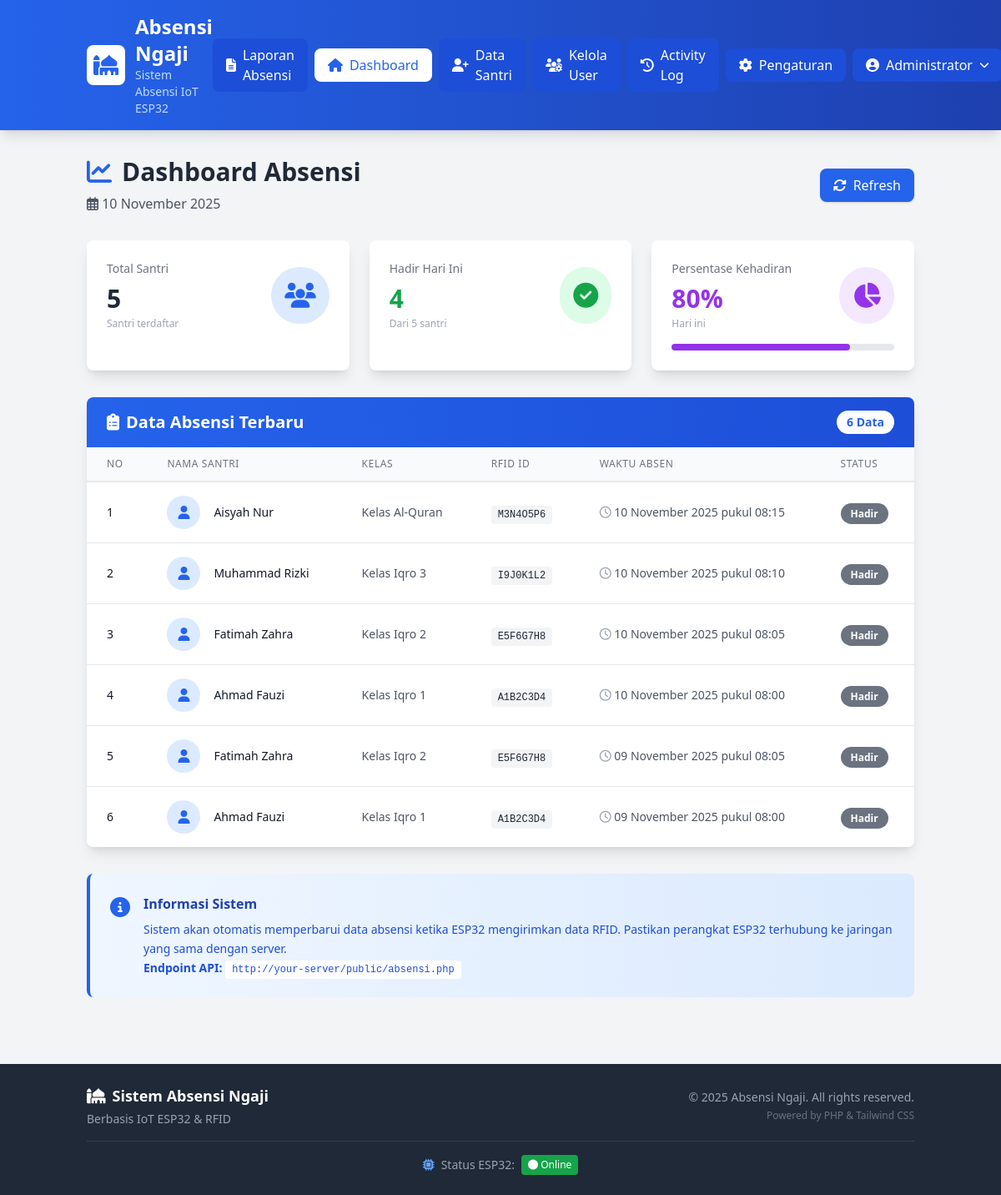
The page /public/index.php (signed in) on the database its author committed.
### tables this page shows
CREATE TABLE IF NOT EXISTS absensi (
        id INT AUTO_INCREMENT PRIMARY KEY,
        rfid_id VARCHAR(50) NOT NULL,
        waktu_absen DATETIME NOT NULL,
        status ENUM('Hadir', 'Tidak Hadir', 'Izin', 'Sakit') DEFAULT 'Hadir',
        keterangan TEXT,
        created_at TIMESTAMP DEFAULT CURRENT_TIMESTAMP,
        FOREIGN KEY (rfid_id) REFERENCES santri(rfid_id) ON DELETE CASCADE ON UPDATE CASCADE
    );

CREATE TABLE IF NOT EXISTS santri (
    id INT AUTO_INCREMENT PRIMARY KEY,
    nama_santri VARCHAR(100) NOT NULL,
    rfid_id VARCHAR(50) UNIQUE NOT NULL,
    username VARCHAR(50) UNIQUE,
    password VARCHAR(255),
    kelas VARCHAR(50) DEFAULT 'Umum',
    keterangan TEXT,
    status ENUM('aktif', 'nonaktif') DEFAULT 'aktif',
    created_at TIMESTAMP DEFAULT CURRENT_TIMESTAMP,
    updated_at TIMESTAMP DEFAULT CURRENT_TIMESTAMP ON UPDATE CURRENT_TIMESTAMP
);

### public/index.php (the view, shortened to what this page needs)
<?php
include '../config/database.php';
include '../includes/functions.php';
$totalSantri = getTotalSantri($conn);
$totalAbsensiHariIni = getTotalAbsensiHariIni($conn);
$queryAbsensi = "SELECT a.*, s.nama_santri, s.kelas
                 FROM absensi a
                 JOIN santri s ON a.rfid_id = s.rfid_id
                 ORDER BY a.waktu_absen DESC
                 LIMIT 30";
$resultAbsensi = $conn->query($queryAbsensi);
$persentaseKehadiran = $totalSantri > 0 ? round(($totalAbsensiHariIni / $totalSantri) * 100) : 0;
include '../includes/header.php';
?>
<div class="mb-8 fade-in">
    <div class="flex items-center justify-between">
        <div>
            <h2 class="text-3xl font-bold text-gray-800 flex items-center space-x-3">
                <i class="fas fa-chart-line text-blue-600"></i>
                <span>Dashboard Absensi</span>
            </h2>
            <p class="text-gray-600 mt-2">
                <i class="far fa-calendar-alt"></i>
                <?php echo formatTanggalIndo(date('Y-m-d')); ?>
            </p>
        </div>
        <button onclick="location.reload()" class="bg-blue-600 hover:bg-blue-700 text-white px-4 py-2 rounded-lg shadow transition duration-300 flex items-center space-x-2">
            <i class="fas fa-sync-alt"></i>
            <span>Refresh</span>
        </button>
    </div>
</div>
<div class="grid grid-cols-1 md:grid-cols-3 gap-6 mb-8">
    <div class="bg-white rounded-lg shadow-lg p-6 hover-scale">
        <div class="flex items-center justify-between">
            <div>
                <p class="text-gray-500 text-sm font-medium">Total Santri</p>
                <h3 class="text-3xl font-bold text-gray-800 mt-2"><?php echo $totalSantri; ?></h3>
                <p class="text-xs text-gray-400 mt-1">Santri terdaftar</p>
            </div>
            <div class="bg-blue-100 p-4 rounded-full">
                <i class="fas fa-users text-blue-600 text-3xl"></i>
            </div>
        </div>
    </div>
    <div class="bg-white rounded-lg shadow-lg p-6 hover-scale">
        <div class="flex items-center justify-between">
            <div>
                <p class="text-gray-500 text-sm font-medium">Hadir Hari Ini</p>
                <h3 class="text-3xl font-bold text-green-600 mt-2"><?php echo $totalAbsensiHariIni; ?></h3>
                <p class="text-xs text-gray-400 mt-1">Dari <?php echo $totalSantri; ?> santri</p>
            </div>
            <div class="bg-green-100 p-4 rounded-full">
                <i class="fas fa-check-circle text-green-600 text-3xl"></i>
            </div>
        </div>
    </div>
    <div class="bg-white rounded-lg shadow-lg p-6 hover-scale">
        <div class="flex items-center justify-between">
            <div>
                <p class="text-gray-500 text-sm font-medium">Persentase Kehadiran</p>
                <h3 class="text-3xl font-bold text-purple-600 mt-2"><?php echo $persentaseKehadiran; ?>%</h3>
                <p class="text-xs text-gray-400 mt-1">Hari ini</p>
            </div>
            <div class="bg-purple-100 p-4 rounded-full">
                <i class="fas fa-chart-pie text-purple-600 text-3xl"></i>
            </div>
        </div>
        <div class="mt-4 bg-gray-200 rounded-full h-2">
            <div class="bg-purple-600 h-2 rounded-full transition-all duration-500" style="width: <?php echo $persentaseKehadiran; ?>%"></div>
        </div>
    </div>
</div>
<div class="bg-white rounded-lg shadow-lg overflow-hidden fade-in">
    <div class="bg-gradient-to-r from-blue-600 to-blue-700 px-6 py-4 flex items-center justify-between">
        <h3 class="text-white text-xl font-semibold flex items-center space-x-2">
            <i class="fas fa-clipboard-list"></i>
            <span>Data Absensi Terbaru</span>
        </h3>
        <span class="bg-white text-blue-600 px-3 py-1 rounded-full text-sm font-semibold">
            <?php echo $resultAbsensi->num_rows; ?> Data
        </span>
    </div>
    <div class="overflow-x-auto">
        <table class="w-full">
            <thead class="bg-gray-50 border-b-2 border-gray-200">
                <tr>
                    <th class="px-6 py-3 text-left text-xs font-medium text-gray-500 uppercase tracking-wider">No</th>
                    <th class="px-6 py-3 text-left text-xs font-medium text-gray-500 uppercase tracking-wider">Nama Santri</th>
                    <th class="px-6 py-3 text-left text-xs font-medium text-gray-500 uppercase tracking-wider">Kelas</th>
                    <th class="px-6 py-3 text-left text-xs font-medium text-gray-500 uppercase tracking-wider">RFID ID</th>
                    <th class="px-6 py-3 text-left text-xs font-medium text-gray-500 uppercase tracking-wider">Waktu Absen</th>
                    <th class="px-6 py-3 text-left text-xs font-medium text-gray-500 uppercase tracking-wider">Status</th>
                </tr>
            </thead>
            <tbody class="bg-white divide-y divide-gray-200">
                <?php if ($resultAbsensi->num_rows > 0): ?>
                    <?php $no = 1; ?>
                    <?php while ($row = $resultAbsensi->fetch_assoc()): ?>
                        <tr class="hover:bg-gray-50 transition duration-200">
                            <td class="px-6 py-4 whitespace-nowrap text-sm text-gray-900"><?php echo $no++; ?></td>
                            <td class="px-6 py-4 whitespace-nowrap">
                                <div class="flex items-center">
                                    <div class="flex-shrink-0 h-10 w-10 bg-blue-100 rounded-full flex items-center justify-center">
                                        <i class="fas fa-user text-blue-600"></i>
                                    </div>
                                    <div class="ml-4">
                                        <div class="text-sm font-medium text-gray-900"><?php echo htmlspecialchars($row['nama_santri']); ?></div>
                                    </div>
                                </div>
                            </td>
                            <td class="px-6 py-4 whitespace-nowrap text-sm text-gray-600"><?php echo htmlspecialchars($row['kelas']); ?></td>
                            <td class="px-6 py-4 whitespace-nowrap">
                                <code class="px-2 py-1 bg-gray-100 text-gray-800 rounded text-xs"><?php echo htmlspecialchars($row['rfid_id']); ?></code>
                            </td>
                            <td class="px-6 py-4 whitespace-nowrap text-sm text-gray-600">
                                <i class="far fa-clock text-gray-400"></i>
                                <?php echo formatDateTimeLengkap($row['waktu_absen']); ?>
                            </td>
                            <td class="px-6 py-4 whitespace-nowrap">
                                <?php echo getBadgeStatus($row['status']); ?>
                            </td>
                        </tr>
                    <?php endwhile; ?>
                <?php endif; ?>
            </tbody>
        </table>
    </div>
</div>
<div class="mt-8 bg-gradient-to-r from-blue-50 to-blue-100 border-l-4 border-blue-600 rounded-lg p-6">
    <div class="flex items-start space-x-4">
        <div class="flex-shrink-0">
            <i class="fas fa-info-circle text-blue-600 text-2xl"></i>
        </div>
        <div>
            <h4 class="text-blue-800 font-semibold mb-2">Informasi Sistem</h4>
            <p class="text-blue-700 text-sm leading-relaxed">
                Sistem akan otomatis memperbarui data absensi ketika ESP32 mengirimkan data RFID.
                Pastikan perangkat ESP32 terhubung ke jaringan yang sama dengan server.
                <br><strong>Endpoint API:</strong> <code class="bg-white px-2 py-1 rounded text-xs">http://your-server/public/absensi.php</code>
            </p>
        </div>
    </div>
</div>
<?php
include '../includes/footer.php';
?>

### includes/functions.php (shortened to what this page needs)
<?php
function formatTanggalIndo($tanggal) {
    $bulan = array(
        1 => 'Januari', 'Februari', 'Maret', 'April', 'Mei', 'Juni',
        'Juli', 'Agustus', 'September', 'Oktober', 'November', 'Desember'
    );
    $pecahkan = explode('-', date('Y-m-d', strtotime($tanggal)));
    return $pecahkan[2] . ' ' . $bulan[(int)$pecahkan[1]] . ' ' . $pecahkan[0];
}
function formatWaktu($waktu) {
    return date('H:i', strtotime($waktu));
}
function formatDateTimeLengkap($datetime) {
    return formatTanggalIndo($datetime) . ' pukul ' . formatWaktu($datetime);
}
function getTotalSantri($conn) {
    $query = "SELECT COUNT(*) as total FROM santri";
    $result = $conn->query($query);
    $row = $result->fetch_assoc();
    return $row['total'];
}
function getTotalAbsensiHariIni($conn) {
    $today = date('Y-m-d');
    $query = "SELECT COUNT(*) as total FROM absensi WHERE DATE(waktu_absen) = '$today'";
    $result = $conn->query($query);
    $row = $result->fetch_assoc();
    return $row['total'];
}
function getBadgeStatus($status) {
    $badges = [
        'Hadir' => '<span class="px-3 py-1 text-xs font-semibold text-white bg-green-500 rounded-full">Hadir</span>',
        'Tidak Hadir' => '<span class="px-3 py-1 text-xs font-semibold text-white bg-red-500 rounded-full">Tidak Hadir</span>',
        'Izin' => '<span class="px-3 py-1 text-xs font-semibold text-white bg-yellow-500 rounded-full">Izin</span>',
        'Sakit' => '<span class="px-3 py-1 text-xs font-semibold text-white bg-blue-500 rounded-full">Sakit</span>'
    ];
    return $badges[$status] ?? '<span class="px-3 py-1 text-xs font-semibold text-white bg-gray-500 rounded-full">' . $status . '</span>';
}
?>

### rows shown on the page
absensi: santri.nama_santri "Aisyah Nur", santri.kelas "Kelas Al-Quran", rfid "M3N4O5P6", waktu_absen "10 November 2025 pukul 08:15", status "Hadir"
absensi: santri.nama_santri "Muhammad Rizki", santri.kelas "Kelas Iqro 3", rfid "I9J0K1L2", waktu_absen "10 November 2025 pukul 08:10", status "Hadir"
absensi: santri.nama_santri "Fatimah Zahra", santri.kelas "Kelas Iqro 2", rfid "E5F6G7H8", waktu_absen "10 November 2025 pukul 08:05", status "Hadir"
absensi: santri.nama_santri "Ahmad Fauzi", santri.kelas "Kelas Iqro 1", rfid "A1B2C3D4", waktu_absen "10 November 2025 pukul 08:00", status "Hadir"
absensi: santri.nama_santri "Fatimah Zahra", santri.kelas "Kelas Iqro 2", rfid "E5F6G7H8", waktu_absen "09 November 2025 pukul 08:05", status "Hadir"
absensi: santri.nama_santri "Ahmad Fauzi", santri.kelas "Kelas Iqro 1", rfid "A1B2C3D4", waktu_absen "09 November 2025 pukul 08:00", status "Hadir"

### other values the page prints
$_SESSION['nama_lengkap'] "Administrator"
$totalSantri "5"
$totalAbsensiHariIni "4"
$persentaseKehadiran "80"
$resultAbsensi->num_rows "6"
